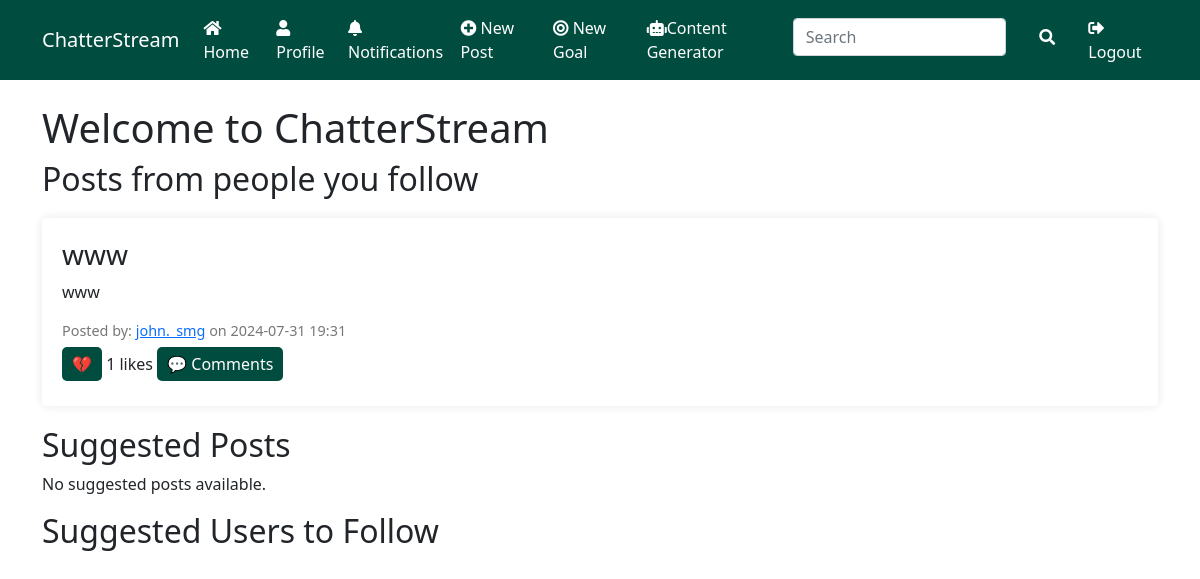
Screenshot of / (signed in) with the database file from the repository.
### app.py (models this page shows, shortened)
class Post(db.Model):
    id = db.Column(db.Integer, primary_key=True)
    title = db.Column(db.String(100))
    content = db.Column(db.Text, nullable=True)
    image = db.Column(db.String(200), nullable=True)
    date_posted = db.Column(db.DateTime, nullable=False, default=lambda: datetime.now(eat_tz))
    user_id = db.Column(db.Integer, db.ForeignKey('user.id'), nullable=False)
    approved = db.Column(db.Boolean, default=False, nullable=False)
    likes = db.relationship('Like', backref='post', lazy=True)
    comments = db.relationship('Comment', backref='post', lazy=True, cascade="all, delete-orphan")
    title = db.Column(db.String(100), nullable=False)
    hashtags = db.Column(db.String(200))

class User(UserMixin, db.Model):
    id = db.Column(db.Integer, primary_key=True)
    username = db.Column(db.String(150), unique=True, nullable=False)
    email = db.Column(db.String(120), unique=True, nullable=False)
    password = db.Column(db.String(60), nullable=False)
    bio = db.Column(db.Text, nullable=True)
    profile_picture = db.Column(db.String(20), nullable=True, default='default.jpg')
    gender = db.Column(db.String(10), nullable=True)
    date_joined = db.Column(db.DateTime, nullable=False, default=datetime.utcnow)
    unique_name = db.Column(db.String(20), unique=True, nullable=True)
    pronouns = db.Column(db.String(30))
    display_name = db.Column(db.String(50))
    location = db.Column(db.String(100))
    website = db.Column(db.String(200))
    interests = db.Column(db.String(200))
    posts = db.relationship('Post', backref='author', lazy=True)
    goals = db.relationship('Goal', backref='user', lazy=True)
    likes = db.relationship('Like', backref='user', lazy=True)
    comments = db.relationship('Comment', backref='author', lazy=True)
    following = db.relationship('Follow',
                                foreign_keys=[Follow.follower_id],
                                backref=db.backref('follower', lazy='joined'),
                                lazy='dynamic',
                                cascade='all, delete-orphan')
    followers = db.relationship('Follow',
                                foreign_keys=[Follow.followed_id],
                                backref=db.backref('followed', lazy='joined'),
                                lazy='dynamic',
                                cascade='all, delete-orphan')
    notifications = db.relationship('Notification', backref='user', lazy='dynamic')
    daily_usage = db.Column(db.Float, default=0)

### app.py (the view)
@app.route('/')
def home():
    if current_user.is_authenticated:
        page = request.args.get('page', 1, type=int)
        posts_per_page = 10
        followed_users = [follow.followed_id for follow in current_user.following]
        followed_users.append(current_user.id)
        posts = Post.query.filter(Post.user_id.in_(followed_users))\
                      .filter_by(approved=True)\
                      .order_by(Post.date_posted.desc())\
                      .paginate(page=page, per_page=posts_per_page)
    for post in posts.items:
        post.comments = Comment.query.filter_by(post_id=post.id).all()
        print(f"Post {post.id} has {len(post.comments)} comments")
        suggested_posts = Post.query.filter(~Post.user_id.in_(followed_users))\
                                    .filter_by(approved=True)\
                                    .order_by(func.random())\
                                    .limit(5)\
                                    .all()
        return render_template('home.html', posts=posts.items, page=posts, suggested_posts=suggested_posts)
    else:
        return redirect(url_for('login'))

### app.py (called while the page is built)
@login_manager.user_loader
def load_user(user_id):
    return User.query.get(int(user_id))

def get_trending_hashtags():
    recent_posts = Post.query.order_by(Post.date_posted.desc()).limit(100).all()
    hashtags = {}
    for post in recent_posts:
        for tag in post.hashtags.split():
            hashtags[tag] = hashtags.get(tag, 0) + 1
    return sorted(hashtags.items(), key=lambda x: x[1], reverse=True)[:5]

@app.context_processor
def inject_trending_hashtags():
    return dict(trending_hashtags=get_trending_hashtags())

    def get_reaction_counts(self):
        reaction_counts = {}
        for reaction in self.reactions:
            reaction_counts[reaction.reaction] = reaction_counts.get(reaction.reaction, 0) + 1
        return reaction_counts

    def get_user_reaction(self, user_id):
        user_reaction = CommentReaction.query.filter_by(comment_id=self.id, user_id=user_id).first()
        return user_reaction.reaction if user_reaction else None

### templates/home.html (shortened to what this page needs)
{% extends "base.html" %}
{% block content %}
<h1>Welcome to ChatterStream</h1>
<h2>Posts from people you follow</h2>
{% for post in posts %}
    <div class="post">
        <h3>{{ post.title }}</h3>
        <p>{{ post.content }}</p>
        <div class="post-meta">
            Posted by: <a href="{{ url_for('profile', username=post.author.username) }}">{{ post.author.username }}</a>
            on {{ post.date_posted.strftime('%Y-%m-%d %H:%M %Z') }}
        </div>
        <div class="post-actions">
            <button class="like-button" data-post-id="{{ post.id }}">
                {% if current_user.id in post.likes|map(attribute='user_id')|list %}
                    💔
                {% else %}
                    ❤️
                {% endif %}
            </button>
            <span class="likes-count">{{ post.likes|length }} likes</span>
            <button class="comments-button" data-post-id="{{ post.id }}">💬 Comments</button>
        </div>
    </div>
{% else %}
    <p>No posts from followed users yet.</p>
{% endfor %}
<h2>Suggested Posts</h2>
{% for post in suggested_posts %}
    <div class="post">
        <h3>{{ post.title }}</h3>
        {% if post.image %}
            <img src="{{ url_for('static', filename='uploads/' + post.image) }}" alt="Post image" class="post-image">
        {% endif %}
        <p>{{ post.content }}</p>
        <div class="post-meta">
            Posted by: <a href="{{ url_for('profile', username=post.author.username) }}">{{ post.author.username }}</a>
            on {{ post.date_posted.strftime('%Y-%m-%d %H:%M %Z') }}
        </div>
        <div class="post-actions">
            <button class="like-button" data-post-id="{{ post.id }}">
                {% if current_user.id in post.likes|map(attribute='user_id')|list %}
                    💔
                {% else %}
                    ❤️
                {% endif %}
            </button>
            <span class="likes-count">{{ post.likes|length }} likes</span>
        </div>
    </div>
{% else %}
    <p>No suggested posts available.</p>
{% endfor %}
<h2>Suggested Users to Follow</h2>
{% endblock %}

### static/style.css (style rules this page uses)
body { font-family: Arial, sans-serif; background-color: #f8f9fa; color: #333; margin: 0; padding: 0; }
.post { background-color: #ffffff; padding: 20px; margin: 20px 0; border-radius: 5px; box-shadow: 0 0 10px rgba(0, 0, 0, 0.1); }
.post-meta { font-size: 0.9em; color: #777; }
.post-actions a, .post-actions button { display: inline-block; background-color: #004d40; color: #ffffff; border-radius: 5px; text-decoration: none; padding: 5px 10px; border: none; margin: 5px 0; }
* { transition: color 0.3s ease, background-color 0.3s ease, border-color 0.3s ease, box-shadow 0.3s ease; }

### rows the page displays
Post: title "www", content "www", author.username "john._smg", date_posted "2024-07-31 19:31", likes|length "1"
